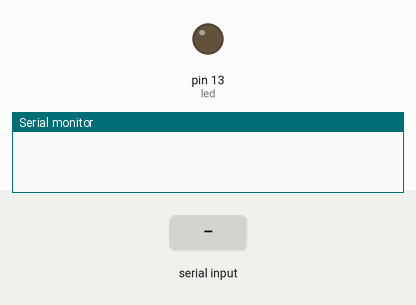
Recording of a sketch running on a simulated Arduino Uno, built with avr-gcc and run on an emulated ATmega328P. Shown: output pins drawn as LEDs (lit = HIGH), the last lines printed to the serial monitor. Inputs (shaded band) come from the test bench.

Above: at 1.2 s.
1.3 s: "A" received over Serial
At 2.2 s:
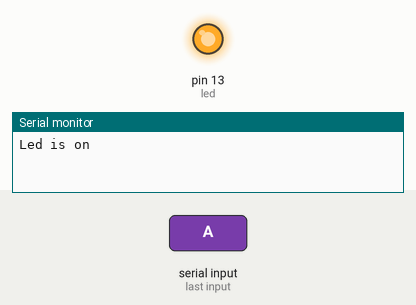
2.8 s: "B" received over Serial
At 3.4 s:
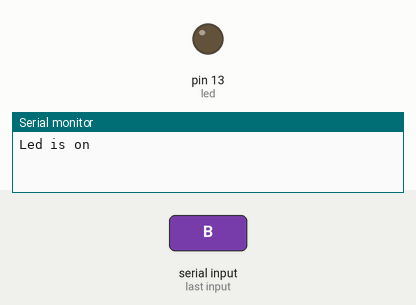
Timing chart, 0 to 5.8 s (numbered marks = the images above; inputs shaded):
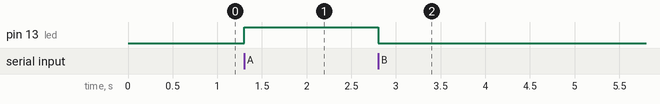

Measured:
- after the input at 1.3 s, pin 13 (led): LOW → HIGH at once
- after the input at 2.8 s, pin 13 (led): HIGH → LOW at once

The sketch:

reading.ino
```cpp
//Default baud speed for communication
#define BAUD 9600
//led
#define led 13
//macro for on/off
#define on (digitalWrite(led, HIGH))
#define off (digitalWrite(led, LOW))

void setup(){
  Serial.begin(BAUD);
  pinMode(led, OUTPUT);
}

void loop(){
  int input;
  //If any input is detected in arduino
  if(Serial.available() > 0){
    //read the whole string until '\n' delimiter is read
    //input = Serial.readStringUntil('-');
    //input = Serial.readString();
    input = Serial.read();

    //If input == "ON" then turn on the led
    //and send a reply
    /*Serial.println("Recebido:");
    Serial.println(input);
    Serial.println("-------");*/

    if (input == 65){
      digitalWrite(led, HIGH);
      Serial.println("Led is on");
    }
    //If input == "OFF" then turn off the led
    //and send a reply
    else if (input == 66){
      digitalWrite(led, LOW);
      //Serial.println("Led is off");
    }
  }
}
```
